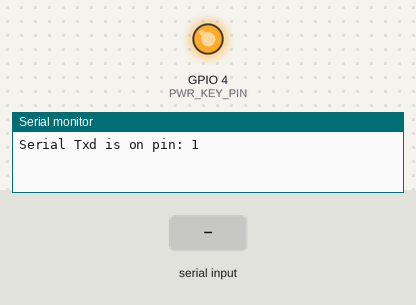
Recording of a sketch running on a simulated ESP32. On the bench: output pins drawn as LEDs (lit = HIGH), the last lines printed to the serial monitor. The inputs (shaded band) are chosen by the test bench.

Above: at 2.6 s.
At 6.7 s:
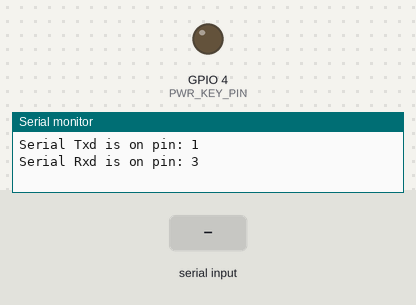
6.8 s: "1" received over the second serial link
8.3 s: "0" received over the second serial link
Timing chart, 0 to 11.3 s (numbered marks = the images above; inputs shaded):
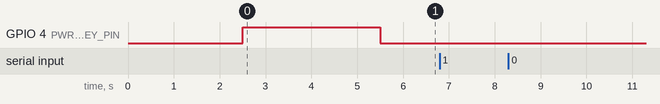

The sketch:

a7test1.ino
```cpp
//a7test1 direct commands entering
#define RXD2 16
#define TXD2 17
#include <SoftwareSerial.h>
int PWR_KEY_PIN = 4;
#define RXD1 23
#define TXD1 -1
SoftwareSerial gps(23, -1); // RX, TX
void setup() {
  delay(1000);
  // Note the format for setting a serial port is as follows: Serial2.begin(baud-rate, protocol, RX pin, TX pin);
  Serial.begin(115200);
  delay(500);
  gps.begin(115200);//, SERIAL_8N1, RXD2, TXD2);
  delay(500);
  Serial2.begin(115200, SERIAL_8N1, RXD2, TXD2);
  delay(500);

  Serial.println("Serial Txd is on pin: "+String(TX));

  pinMode(PWR_KEY_PIN, OUTPUT);
  digitalWrite(PWR_KEY_PIN, HIGH);
  delay(3000);
  digitalWrite(PWR_KEY_PIN, LOW);


  Serial.println("Serial Rxd is on pin: "+String(RX));


}

void loop() { //Choose Serial1 or Serial2 as required
  if (Serial2.available()) {
    Serial.print(char(Serial2.read()));
  }
  if (Serial.available())
  {
    Serial2.print(char(Serial.read()));
  }

    /*if ( gps.available() > 0) {
    Serial.println("GPS:" + gps.readString());
  }*/
  if ( gps.available()) {
    //Serial.print(char(Serial2.read()));
    Serial.println("GPS:" + gps.readString());
  }
}
```
